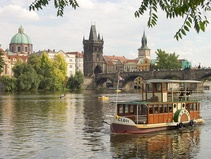
#> input picture ps_1/inputSeamCarvingPrague.jpg, 211 x 159 px, shrunk from 640 x 480 before the run
$ python SeamCarvingReduceHeight.py
#> lines starting #> are read from the running program, lines starting #| are printed output that depends on the picture
#> further down, im is the input picture: shape (159, 211, 3); mean R, G, B 156.5, 149.6, 132.7
#| (159, 211, 3)
### ps_1/energy_image.py
#!/usr/bin/python3
"""Code to compute the Energy of an image based on L-1 norm of gradients
"""

# Importing Modules
import imageio
import matplotlib.pyplot as plt
import numpy as np
from scipy import ndimage
from skimage import color
from skimage import filters

# Authorship Information
__author__ = "Harsh Bhate"
__email__ = "bhate@gatech.edu"

# Helper functions
def check_image(im):
    """Checks the dimensions and datatype of image
    Parameters
    ----------
    im : np.array (uint8)
        Input Array
    """
    dims = im.shape
#> dims = (159, 211, 3)
    assert len(dims)==3, "Input dimension mismatch"
    assert dims[2]==3, "Input Image of depth 3"
    assert np.issubdtype(im.dtype, np.uint8), "Incorrect data type"

def view_image(im):
    """Displays image
    Parameters
    ----------
    im : np.array
        Input image
    """
    # Settings for LaTeX rendering
    # Please comment if your system does not have a native
    # LaTeX rendering software
    plt.rc('text', usetex=True)
    plt.rc('font', family='serif')
    plt.rc('xtick', labelsize=20)
    plt.rc('ytick', labelsize=20)
    font = {'family' : 'serif', 'size'   : 22}
    plt.rc('font', **font)
    # Plot
    plt.imshow(im, cmap='Greys')
    # Labels
    plt.xlabel(r'x')
    plt.ylabel(r'y')
    plt.title(r'Image')
    # Display plot
    plt.show()

# [54 lines left out: functions view_all_image, new_energy_image, not called in this run]

# Energy Function
def energy_image(im):
    """Computes the energy of an image.
    Parameters
    ----------
    im : np.array (uint8)
        The original image of size M*N*3
    Output
    ------
    energy : np.array (double)
        The energy of the image
    """
    # Check image
    check_image(im)
    # Convert to grayscale
    gray_im = color.rgb2gray(im)
    gray_im = gray_im.astype(np.double)
    # Using gaussian blur to remove fine details
    gray_im = ndimage.gaussian_filter(gray_im, sigma=1)
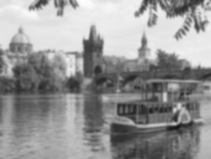
#> gray_im: shape (159, 211) float64; min 0.0792, max 0.996, mean 0.588
    # Uncomment for Alternate gradients
    im_y = filters.scharr_v(gray_im)
    im_x = filters.scharr_h(gray_im)
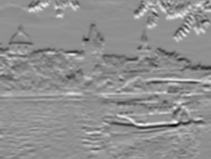
#> im_x: shape (159, 211) float64; min -0.496, max 0.381, mean -0.002; drawn with min black and max white
    # Computing Gradients
    # Uncomment the following line to use alternate energy function (L-2 norm)
    # Returning Value
    return np.absolute(im_x) + np.absolute(im_y)
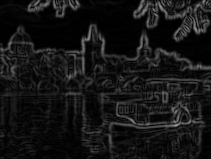
#> returned value: shape (159, 211) float64; min 2.28e-05, max 0.61, mean 0.0829


# Uncomment lines from here for testing
# Test functions
# [13 lines left out: functions test_check_image, test_energy_image, not called in this run]

# Main Function
# [2 lines that do not run on import are left out]

### ps_1/reduceHeight.py
#!/usr/bin/python3
"""Code to reduce height by 1 pixel"""

# Importing Modules
import imageio
import matplotlib.pyplot as plt
import numpy as np

# Importing Local Functions
from energy_image import *
from cumulative_minimum_energy_map import *
from find_optimal_horizontal_seam import *
from find_optimal_vertical_seam import *

# Authorship Information
__author__ = "Harsh Bhate"
__email__ = "bhate@gatech.edu"

def reduceHeight(im, energyImage):
    """Reduced the heigh of an image by remove the optimal horizontal seam
    Parameters
    ----------
    im : np.array (np.uint8)
        The image matrix
    energyImage :np.array (np.float64/double)
        Energy of the image
    Returns
    -------
    reducedImage : np.array (np.uint8)
        The reduced width image
    reducedEnergyImage : np.array (np.float64/double)
        The reduced width energy image
    """
    im_trans = np.transpose(im, axes=[1,0,2])
    h,w,c = im_trans.shape
    # Compute the cumulative horizontal energy of the image
    cumulativeEnergyMap = cumulative_minimum_energy_map(energyImage, 'HORIZONTAL')
    # Compute the optimal horizontal seam
    seam = find_optimal_horizontal_seam(cumulativeEnergyMap)
    # Generate Index list to delete
    xs = seam
    ys = [i for i in range(h)]
    # Removing seam from image
    mask = np.ones(im_trans.shape, dtype = bool)
    mask[ys, xs, :] = False
    reducedColorImage = im_trans[mask]
    reducedImage = np.transpose(reducedColorImage.reshape(h, w-1, c), axes=[1,0,2])
    # Computing new energy map
    reducedEnergyImage = energy_image(reducedImage)
    # Return the value
    return [reducedImage, reducedEnergyImage]

# [12 lines of commented-out code are left out]

### ps_1/cumulative_minimum_energy_map.py
#!/usr/bin/python3
"""Code to compute the cumulative minimum energy map"""

# Importing Modules
import imageio
import matplotlib.pyplot as plt
import numpy as np
from energy_image import *

# Authorship Information
__author__ = "Harsh Bhate"
__email__ = "bhate@gatech.edu"

# Helper Functions
# [24 lines left out: function view_heat_map, not called in this run]

# Minimum Energy map
def cumulative_minimum_energy_map(energyImage, seamDirection):
    """Computes the cumulative minimum energy map along a given direction
    Parameters
    ----------
    energyImage : np.array (np.double)
        The energy of each pixel in image computed by an energy function
    seamDirection : str
        Specifies direction of seam (VERTICAL OR HORIZONTAL)
    Returns
    -------
    cumulative_energy : np.array (np.double)
        The cumulative minimum energy map along a direction.
    """
    # Setting Seam Direction
    if seamDirection == 'VERTICAL':
        cumulative_energy = np.copy(energyImage)
    elif seamDirection == 'HORIZONTAL':
        cumulative_energy = np.transpose(np.copy(energyImage))
    else:
        return
    # Extracting energy info
    h, w = cumulative_energy.shape
    # Generating cumulative minimum energy map
    for row in range(1, h):
        prev_row = row - 1
        for col in range(1, w-1):
             cumulative_energy[row, col] = cumulative_energy[row, col] + np.min(cumulative_energy[prev_row, col-1:col+2])
        # Edge Cases
        cumulative_energy[row, 0] = cumulative_energy[row, 0] + np.min(cumulative_energy[prev_row, 0:2])
        cumulative_energy[row, w-1] = cumulative_energy[row, w-1] + np.min(cumulative_energy[prev_row, w-2:w])
    # Returning
    if seamDirection == 'HORIZONTAL':
        return np.transpose(cumulative_energy)
    return cumulative_energy

# Uncomment lines from here for testing
# Test functions
# [7 lines left out: function test_cumulative_minimum_energy_map, not called in this run]

# [2 lines that do not run on import are left out]

### ps_1/find_optimal_horizontal_seam.py
#!/usr/bin/python3
"""Code to compute the horizontal optimal seam"""

# Importing Modules
import imageio
import matplotlib.pyplot as plt
import numpy as np
from energy_image import *
from cumulative_minimum_energy_map import *

# Authorship Information
__author__ = "Harsh Bhate"
__email__ = "bhate@gatech.edu"

# Helper Functions

def find_optimal_horizontal_seam(cumulativeEnergyMap):
    """Computes the optimal horizontal seam
    Parameters
    ----------
    cumulativeEnergyMap : np.array (double)
        The cumulative minimum energy map
    Returns
    -------
    seam_vector : np.array
        Vector containing the column indices of the seam pixels for each column
    """
    # Extracting the shape of the energy map
    h,w = cumulativeEnergyMap.shape
    seam_vector = []
    # Computing the minimum energy map for last row
    seam_vector.append(np.argmin(cumulativeEnergyMap[:, w-1]))
    col = w-2
    # Iterating over every row
    while (col >= 0):
        if seam_vector[-1] == 0:
            seam_vector.append(
                np.argmin(cumulativeEnergyMap[0:2, col]))
        elif seam_vector[-1] == h-1:
            seam_vector.append(
                h
                - 2
                + np.argmin(cumulativeEnergyMap[h-2:h, col])
            )
        else:
            seam_vector.append(
                seam_vector[-1]
                - 1
                + np.argmin(cumulativeEnergyMap[seam_vector[-1]-1:seam_vector[-1]+2, col])
            )
        col = col - 1
    seam_vector.reverse()
    return seam_vector

# Uncomment lines from here for testing
# Test functions
# [9 lines left out: function test_find_optimal_horizontal_seam, not called in this run]

# [2 lines that do not run on import are left out]

### ps_1/SeamCarvingReduceHeight.py
#!/usr/bin/python3
"""Code to reduce height by 100 pixels"""

# Importing Modules
import imageio
import matplotlib.pyplot as plt
import numpy as np
from tqdm import tqdm

# Importing Local Functions
from energy_image import *
from cumulative_minimum_energy_map import *
from find_optimal_vertical_seam import *
from reduceHeight import *

# Authorship Information
__author__ = "Harsh Bhate"
__email__ = "bhate@gatech.edu"

# The image list
imageList = ['inputSeamCarvingPrague.jpg', 'inputSeamCarvingMall.jpg']
# Select the image (0 or 1)
selectImage = 0
imagePath = imageList[selectImage]
# Loading the image
im = imageio.imread(imagePath)
print (im.shape)
# Computing the energy map
energy = energy_image(im)
# Reducing width
reductionSizeH = 100
newImg = np.copy(im)
newEnergy = np.copy(energy)
for i in tqdm(range(reductionSizeH)):
    newImg, newEnergy = reduceHeight(newImg, newEnergy)
#> this loop made 100 passes
#> pass 1, in reduceHeight, `im_trans = np.transpose(im, axes=[1,0,2])`:
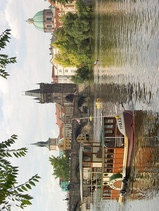
#> im_trans: shape (211, 159, 3); mean R, G, B 156.5, 149.6, 132.7
#> pass 1, in cumulative_minimum_energy_map, `cumulative_energy = np.transpose(np.copy(energyImage))`:
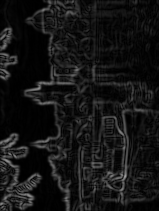
#> cumulative_energy: shape (211, 159) float64; min 2.28e-05, max 0.61, mean 0.0829
#> pass 1, in reduceHeight, `cumulativeEnergyMap = cumulative_minimum_energy_map(energyImage, 'HORI..`:
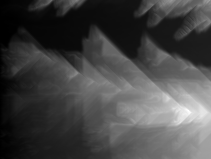
#> cumulativeEnergyMap: shape (159, 211) float64; min 0.00112, max 7.66, mean 2.1; drawn with min black and max white
#> after the loop:
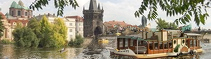
#> newImg: shape (59, 211, 3); mean R, G, B 148.1, 140.5, 118.2
# Displaying Output
view_image(newImg)
print (newImg.shape)
#| (59, 211, 3)
if selectImage == 0:
    plt.imsave('newOutputReduceHeightPrague.png',newImg)
else:
    plt.imsave('outputReduceHeightMall.png',newImg)

$ run again, with ps_1/testImage1.jpg copied over ps_1/inputSeamCarvingPrague.jpg
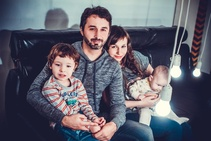
#> input picture ps_1/testImage1.jpg, 211 x 141 px, shrunk from 640 x 426 before the run
#> im is the input picture: shape (141, 211, 3); mean R, G, B 96.2, 95.7, 107.6
#| (141, 211, 3)
#> the loop `for i in tqdm(range(reductionSizeH)):` made 100 passes
#> pass 1, in reduceHeight, `cumulativeEnergyMap = cumulative_minimum_energy_map(energyImage, 'HORI..`:
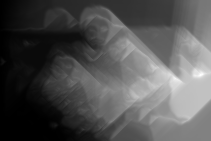
#> cumulativeEnergyMap: shape (141, 211) float64; min 6.94e-18, max 9.06, mean 2.92; drawn with min black and max white
#> after the loop `for i in tqdm(range(reductionSizeH)):`:
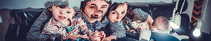
#> newImg: shape (41, 211, 3); mean R, G, B 109.5, 104.7, 114.9
#| (41, 211, 3)

$ run again, with ps_1/testImage2.jpg copied over ps_1/inputSeamCarvingPrague.jpg
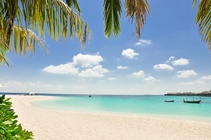
#> input picture ps_1/testImage2.jpg, 211 x 140 px, shrunk from 640 x 425 before the run
#> im is the input picture: shape (140, 211, 3); mean R, G, B 160, 177.1, 178
#| (140, 211, 3)
#> the loop `for i in tqdm(range(reductionSizeH)):` made 100 passes
#> pass 1, in reduceHeight, `cumulativeEnergyMap = cumulative_minimum_energy_map(energyImage, 'HORI..`:
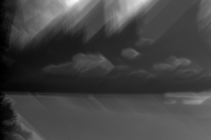
#> cumulativeEnergyMap: shape (140, 211) float64; min 0.00287, max 4.89, mean 1.29; drawn with min black and max white
#> after the loop `for i in tqdm(range(reductionSizeH)):`:
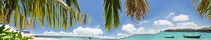
#> newImg: shape (40, 211, 3); mean R, G, B 128.9, 148.5, 145.1
#| (40, 211, 3)
